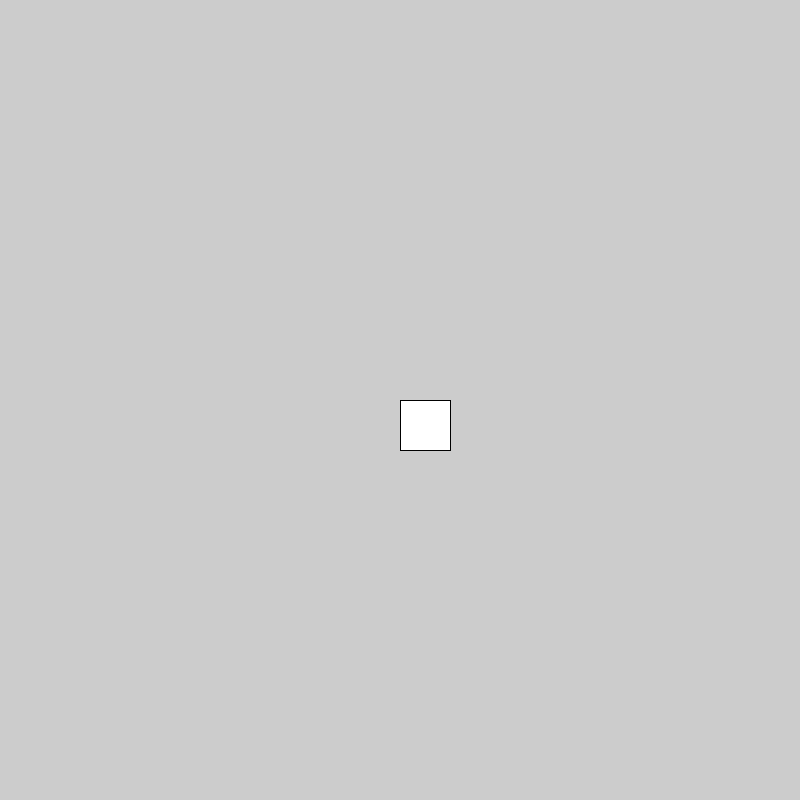
Frame 1 (no input)
Frame 60 (the mouse pressed at the canvas centre just before this capture): identical to frame 1, image omitted
Frame 120 (the mouse held since frame 60 and released just before this capture): identical to frame 1, image omitted

The Processing sketch that drew this single still picture (run headless with seeded random() and noise(); from frame 60 on, the mouse is pressed at the canvas centre):

// Processing sketch: preg02
// ── preg02.pde
int a = 3;
int b = 7;

void setup(){
  size(800, 800);
}

void draw(){
  
  if( a == b/3){
    circle(width/2,height/2, 50);
  }
  else if ( b/a > 1) {
    rect(width/2, height/2, 50, 50);
  }
  else {
    point(width/2, height/2);
  }
}
